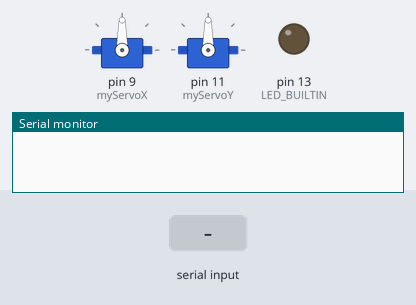
The sketch below on a simulated Arduino Uno, built with avr-gcc and run on an emulated ATmega328P. Parts: 2 × servo, output pins drawn as LEDs (lit = HIGH), the last lines printed to the serial monitor. The inputs (shaded band) are chosen by the test bench.

Above: at 1.2 s.
1.3 s: "V90\n" received over Serial
At 3.0 s:
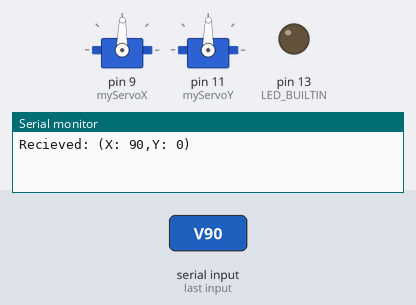
3.8 s: "V,45\n" received over Serial
At 6.1 s:
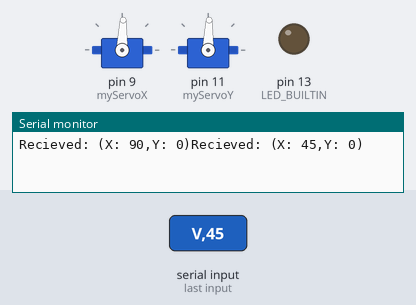
Timing chart, 0 to 7.6 s (numbered marks = the images above; inputs shaded):
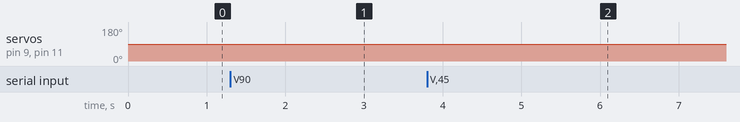

Measured:
- after the input at 1.3 s, servo on pin 9 (myServoX), servo on pin 11 (myServoY): 90° → 89° after 1.0 s
- after the input at 3.8 s, servo on pin 9 (myServoX), servo on pin 11 (myServoY): 89° → 88° after 1.0 s

The sketch:

ArduinoCode.ino
```cpp
#include <Servo.h>


int state = 0;
Servo myServoX;
Servo myServoY;
int servoPosX = 90;
int servoPosY = 90;

void setup() {
	Serial.begin(9600);
	pinMode(LED_BUILTIN, OUTPUT);

	myServoX.attach(9);
	myServoY.attach(11);

	myServoX.write(servoPosX);
	myServoY.write(servoPosY);

}

void loop() {
	while (Serial.available() > 0)
	{
		char incommingByte = Serial.read();
		if (incommingByte == 'V')
		{
			int xAxisMovement = Serial.parseInt();
			int yAxisMovement = Serial.parseInt();
			Serial.print("Recieved: (X: ");
			Serial.print(xAxisMovement);
			Serial.print(",Y: ");
			Serial.print(yAxisMovement);
			Serial.print(+")");

			if (abs(xAxisMovement) > 5 || abs(yAxisMovement) > 5)
			{
				//X Axis
				if (xAxisMovement < 0)
				{
					servoPosX = min(170, servoPosX + 1);
				}
				else {
					servoPosX = max(servoPosX - 1, 10);
				}

				//Y Axis
				if (yAxisMovement < 0)
				{
					servoPosY = min(150, servoPosY + 1);
				}
				else {
					servoPosY = max(servoPosY - 1, 30);
				}

				//move servos accordingly
				myServoY.write(servoPosY);
				myServoX.write(servoPosX);

			}

			//       if(state == 0) {
			//        state = 1;
			//        digitalWrite(LED_BUILTIN, HIGH);
			//        servoPosY -= 10;
			//        servoPosX -=10;
			//        myServoY.write(servoPosY);
			//        myServoX.write(servoPosX);
			//       }
			//       else {
			//        state = 0;
			//        digitalWrite(LED_BUILTIN, LOW);
			//        servoPosY +=10;
			//        servoPosX +=10;
			//        myServoY.write(servoPosY);
			//        myServoX.write(servoPosX);
			//       }
			//delay(5);

		}
	}

}
```
